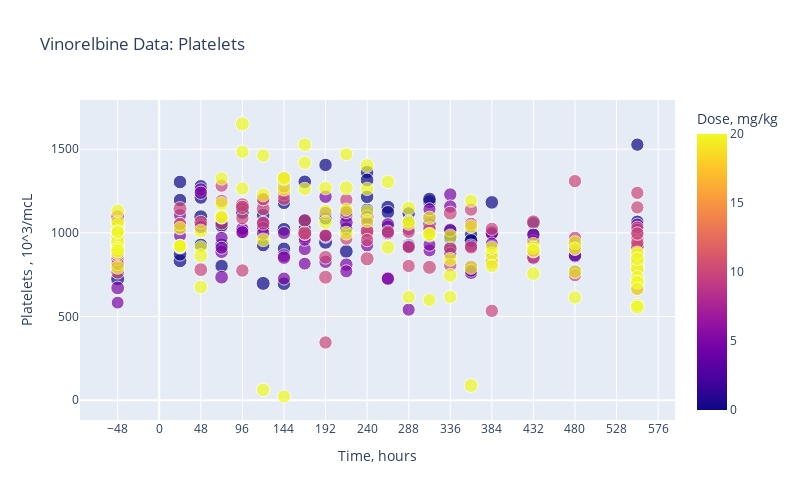
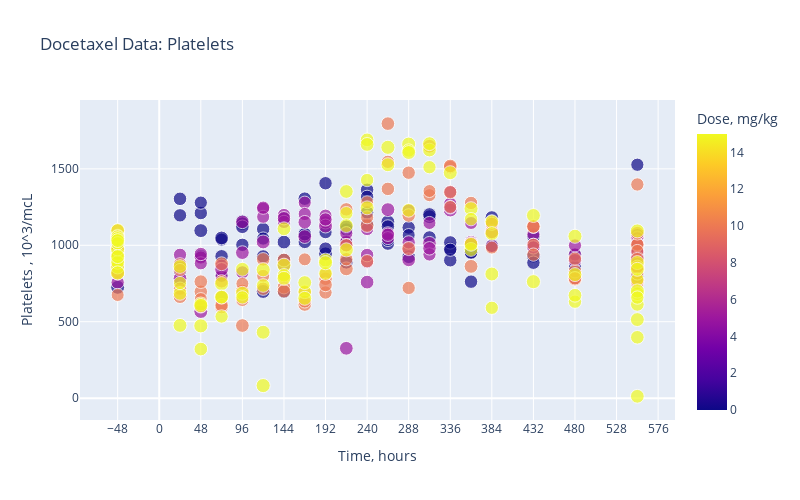
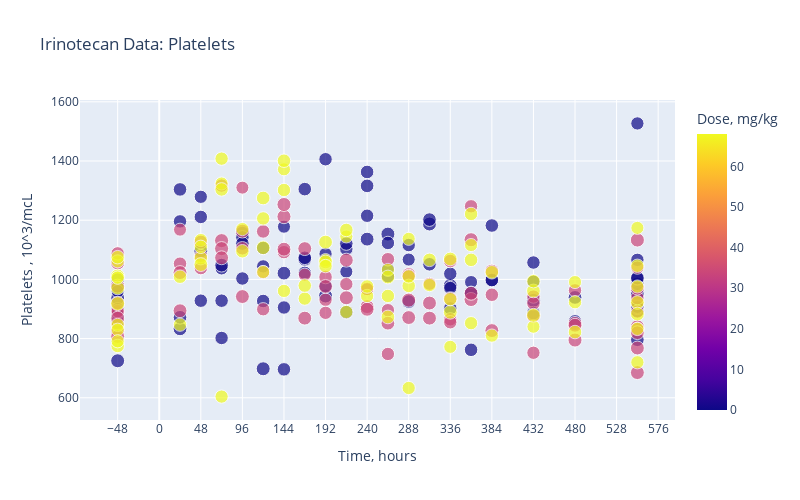
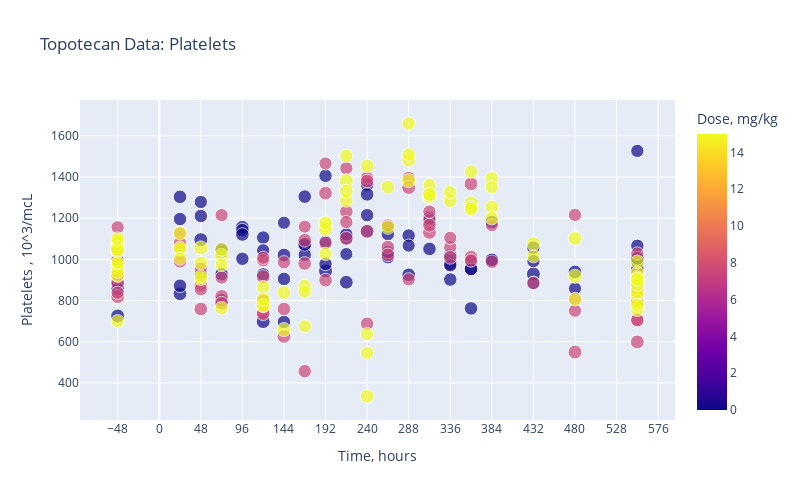

Notebook source saved alongside these figures, in order:
### Code cell
# Create plot
for drug in drugs:
    for name in observations:
        x_label = "Time, hours"
        y_label = name + ", " + units[name]
        df_plot = data_sets[drug+"_"+observation_name]
        
        if name == drug:
            tick_distance = 1
        else:
            tick_distance = 48
        fig = px.scatter(
            df_plot,
            title=drug + " Data: " + name,
            x="TIME",
            y="OBS",
            color='Dose, '+dose_unit,
            size="WT",
            size_max=10,
            width=800, 
            height=500,
            hover_data=list(df_plot.columns))
        fig.update_xaxes(title_text=x_label, tick0=0, dtick=tick_distance)
        fig.update_yaxes(title_text=y_label)
        fig.show()

### Figure 1 — Plotly figure (JSON) as saved in the notebook; plotly's stock layout.template omitted (floating-point values rounded to 4 significant figures; data arrays with more than 128 entries replaced by an {"elided": "..."} marker saying what was removed)
{"data": [{"customdata": {"elided": "355x16 mixed values"}, "hovertemplate": "TIME=%{x}<br>OBS=%{y}<br>WT=%{customdata[8]}<br>DRUG=%{customdata[0]}<br>Dose, mg/kg=%{marker.color}<br>ID=%{customdata[2]}<br>TIME_UNIT=%{customdata[3]}<br>EVID=%{customdata[4]}<br>CENS=%{customdata[5]}<br>AMT=%{customdata[6]}<br>TINF=%{customdata[7]}<br>UNIT=%{customdata[9]}<br>YTYPE=%{customdata[10]}<br>YNAME=%{customdata[11]}<br>MDV=%{customdata[12]}<br>STUDY=%{customdata[13]}<br>SPECIES=%{customdata[14]}<br>SEX=%{customdata[15]}<extra></extra>", "legendgroup": "", "marker": {"color": {"elided": "355 int values"}, "coloraxis": "coloraxis", "size": {"elided": "355 float values"}, "sizemode": "area", "sizeref": 0.00217, "symbol": "circle"}, "mode": "markers", "name": "", "orientation": "v", "showlegend": false, "type": "scatter", "x": {"elided": "355 int values"}, "xaxis": "x", "y": {"elided": "355 int values"}, "yaxis": "y"}], "layout": {"coloraxis": {"colorbar": {"title": {"text": "Dose, mg/kg"}}, "colorscale": [[0, "#0d0887"], [0.1111, "#46039f"], [0.2222, "#7201a8"], [0.3333, "#9c179e"], [0.4444, "#bd3786"], [0.5556, "#d8576b"], [0.6667, "#ed7953"], [0.7778, "#fb9f3a"], [0.8889, "#fdca26"], [1, "#f0f921"]]}, "height": 500, "legend": {"itemsizing": "constant", "tracegroupgap": 0}, "title": {"text": "Vinorelbine Data: Platelets "}, "width": 800, "xaxis": {"anchor": "y", "domain": [0, 1], "dtick": 48, "tick0": 0, "title": {"text": "Time, hours"}}, "yaxis": {"anchor": "x", "domain": [0, 1], "title": {"text": "Platelets , 10^3/mcL"}}}}

### Figure 2 — Plotly figure (JSON) as saved in the notebook; plotly's stock layout.template omitted (floating-point values rounded to 4 significant figures; data arrays with more than 128 entries replaced by an {"elided": "..."} marker saying what was removed)
{"data": [{"customdata": {"elided": "355x16 mixed values"}, "hovertemplate": "TIME=%{x}<br>OBS=%{y}<br>WT=%{customdata[8]}<br>DRUG=%{customdata[0]}<br>Dose, mg/kg=%{marker.color}<br>ID=%{customdata[2]}<br>TIME_UNIT=%{customdata[3]}<br>EVID=%{customdata[4]}<br>CENS=%{customdata[5]}<br>AMT=%{customdata[6]}<br>TINF=%{customdata[7]}<br>UNIT=%{customdata[9]}<br>YTYPE=%{customdata[10]}<br>YNAME=%{customdata[11]}<br>MDV=%{customdata[12]}<br>STUDY=%{customdata[13]}<br>SPECIES=%{customdata[14]}<br>SEX=%{customdata[15]}<extra></extra>", "legendgroup": "", "marker": {"color": {"elided": "355 int values"}, "coloraxis": "coloraxis", "size": {"elided": "355 float values"}, "sizemode": "area", "sizeref": 0.00219, "symbol": "circle"}, "mode": "markers", "name": "", "orientation": "v", "showlegend": false, "type": "scatter", "x": {"elided": "355 int values"}, "xaxis": "x", "y": {"elided": "355 int values"}, "yaxis": "y"}], "layout": {"coloraxis": {"colorbar": {"title": {"text": "Dose, mg/kg"}}, "colorscale": [[0, "#0d0887"], [0.1111, "#46039f"], [0.2222, "#7201a8"], [0.3333, "#9c179e"], [0.4444, "#bd3786"], [0.5556, "#d8576b"], [0.6667, "#ed7953"], [0.7778, "#fb9f3a"], [0.8889, "#fdca26"], [1, "#f0f921"]]}, "height": 500, "legend": {"itemsizing": "constant", "tracegroupgap": 0}, "title": {"text": "Docetaxel Data: Platelets "}, "width": 800, "xaxis": {"anchor": "y", "domain": [0, 1], "dtick": 48, "tick0": 0, "title": {"text": "Time, hours"}}, "yaxis": {"anchor": "x", "domain": [0, 1], "title": {"text": "Platelets , 10^3/mcL"}}}}

### Figure 3 — Plotly figure (JSON) as saved in the notebook; plotly's stock layout.template omitted (floating-point values rounded to 4 significant figures; data arrays with more than 128 entries replaced by an {"elided": "..."} marker saying what was removed)
{"data": [{"customdata": {"elided": "250x16 mixed values"}, "hovertemplate": "TIME=%{x}<br>OBS=%{y}<br>WT=%{customdata[8]}<br>DRUG=%{customdata[0]}<br>Dose, mg/kg=%{marker.color}<br>ID=%{customdata[2]}<br>TIME_UNIT=%{customdata[3]}<br>EVID=%{customdata[4]}<br>CENS=%{customdata[5]}<br>AMT=%{customdata[6]}<br>TINF=%{customdata[7]}<br>UNIT=%{customdata[9]}<br>YTYPE=%{customdata[10]}<br>YNAME=%{customdata[11]}<br>MDV=%{customdata[12]}<br>STUDY=%{customdata[13]}<br>SPECIES=%{customdata[14]}<br>SEX=%{customdata[15]}<extra></extra>", "legendgroup": "", "marker": {"color": {"elided": "250 int values"}, "coloraxis": "coloraxis", "size": {"elided": "250 float values"}, "sizemode": "area", "sizeref": 0.002177, "symbol": "circle"}, "mode": "markers", "name": "", "orientation": "v", "showlegend": false, "type": "scatter", "x": {"elided": "250 int values"}, "xaxis": "x", "y": {"elided": "250 int values"}, "yaxis": "y"}], "layout": {"coloraxis": {"colorbar": {"title": {"text": "Dose, mg/kg"}}, "colorscale": [[0, "#0d0887"], [0.1111, "#46039f"], [0.2222, "#7201a8"], [0.3333, "#9c179e"], [0.4444, "#bd3786"], [0.5556, "#d8576b"], [0.6667, "#ed7953"], [0.7778, "#fb9f3a"], [0.8889, "#fdca26"], [1, "#f0f921"]]}, "height": 500, "legend": {"itemsizing": "constant", "tracegroupgap": 0}, "title": {"text": "Irinotecan Data: Platelets "}, "width": 800, "xaxis": {"anchor": "y", "domain": [0, 1], "dtick": 48, "tick0": 0, "title": {"text": "Time, hours"}}, "yaxis": {"anchor": "x", "domain": [0, 1], "title": {"text": "Platelets , 10^3/mcL"}}}}

### Figure 4 — Plotly figure (JSON) as saved in the notebook; plotly's stock layout.template omitted (floating-point values rounded to 4 significant figures; data arrays with more than 128 entries replaced by an {"elided": "..."} marker saying what was removed)
{"data": [{"customdata": {"elided": "252x16 mixed values"}, "hovertemplate": "TIME=%{x}<br>OBS=%{y}<br>WT=%{customdata[8]}<br>DRUG=%{customdata[0]}<br>Dose, mg/kg=%{marker.color}<br>ID=%{customdata[2]}<br>TIME_UNIT=%{customdata[3]}<br>EVID=%{customdata[4]}<br>CENS=%{customdata[5]}<br>AMT=%{customdata[6]}<br>TINF=%{customdata[7]}<br>UNIT=%{customdata[9]}<br>YTYPE=%{customdata[10]}<br>YNAME=%{customdata[11]}<br>MDV=%{customdata[12]}<br>STUDY=%{customdata[13]}<br>SPECIES=%{customdata[14]}<br>SEX=%{customdata[15]}<extra></extra>", "legendgroup": "", "marker": {"color": {"elided": "252 float values"}, "coloraxis": "coloraxis", "size": {"elided": "252 float values"}, "sizemode": "area", "sizeref": 0.002178, "symbol": "circle"}, "mode": "markers", "name": "", "orientation": "v", "showlegend": false, "type": "scatter", "x": {"elided": "252 int values"}, "xaxis": "x", "y": {"elided": "252 int values"}, "yaxis": "y"}], "layout": {"coloraxis": {"colorbar": {"title": {"text": "Dose, mg/kg"}}, "colorscale": [[0, "#0d0887"], [0.1111, "#46039f"], [0.2222, "#7201a8"], [0.3333, "#9c179e"], [0.4444, "#bd3786"], [0.5556, "#d8576b"], [0.6667, "#ed7953"], [0.7778, "#fb9f3a"], [0.8889, "#fdca26"], [1, "#f0f921"]]}, "height": 500, "legend": {"itemsizing": "constant", "tracegroupgap": 0}, "title": {"text": "Topotecan Data: Platelets "}, "width": 800, "xaxis": {"anchor": "y", "domain": [0, 1], "dtick": 48, "tick0": 0, "title": {"text": "Time, hours"}}, "yaxis": {"anchor": "x", "domain": [0, 1], "title": {"text": "Platelets , 10^3/mcL"}}}}
